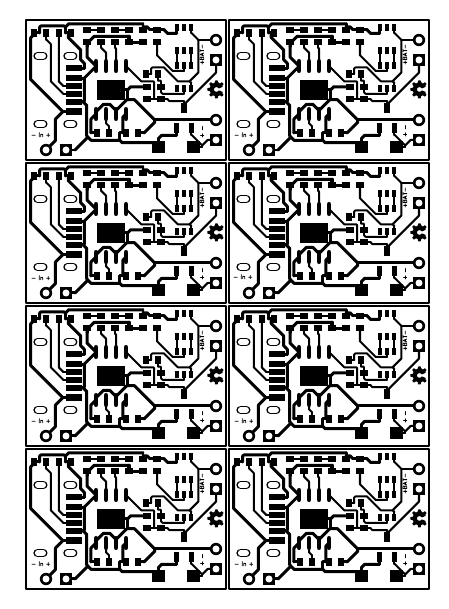
#> input picture samples/load_sharing_panelized.png, 449 x 609 px
$ python png2stl.py samples/load_sharing_panelized.png 100
#> lines starting #> are read from the running program, lines starting #| are printed output that depends on the picture; after the words box and inside, x2 and y2 are one past the last pixel; in counts of white or black regions, pixels touching at a corner belong together
#> further down, img is the input picture: shape (609, 449, 3); min 0, max 255, mean 183.8
from pathlib import PurePath
from skimage import measure
from stl import mesh
import numpy as np
import argparse
import cv2
import os


def get_local_folder():
    """
    Returns the PurePath of the project folder
    """

    try:
        return PurePath(os.path.dirname(os.path.realpath(__file__)))  # py
    except NameError:
        pass
    return os.path.abspath("")  # ipynb


def _unpad(x, pad_width):
    slices = []
    for c in pad_width:
        e = None if c[1] == 0 else -c[1]
        slices.append(slice(c[0], e))
    return x[tuple(slices)]


def preprocess (image, extrude_black=True, hmirror=False, vmirror=True, threshold=255//2):
    """
    Prepares the image for the conversion

    Attributes
    ----------
    image: np.array
        Numpy array containing an rgb image

    extrude_black: bool
        Input images usually are black (traces) on white (non-conductive surface);
        the marching cube algorithm considers False as no data and True as a region
        to extrude; by default, if a pixel is above the threshold it means it is
        white so we set it to True (extruded) and the black area is set to False;
        if extrude_black is True we need to invert the image in order to extrude
        blacks instead

    hmirror: bool
        True if we have to horizontally mirror the image

    vmirror: bool
        True if we have to vertically mirror the image; this needs to be done
        in order to successfully print a circuit with a SLA printer

    Returns
    -------
    The preprocessed image ready to be converted to a 3d object

    Throws
    ------
    ValueError
        if the input is not a suitable numpy array
    """
#> called with extrude_black = True, hmirror = False, vmirror = True, threshold = 127

    if len(image.shape) < 2 or len(image.shape) > 3:
        raise ValueError(f'Invalid shape [{image.shape}] for image array')

    # grayscale the image
    if len(image.shape) == 3:
        image = np.mean(image, axis=2, dtype=int)
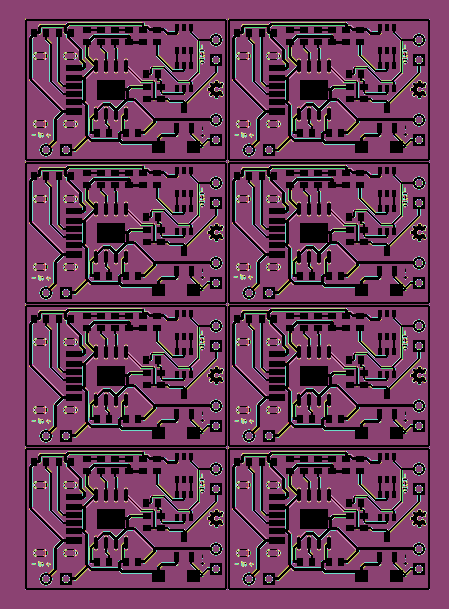
#> image: shape (609, 449) int64; 71 distinct labels, from 0 to 255; one colour per label, 0 black

    # threshold the image so that we end up with only two colors, black and white
    image = image > threshold
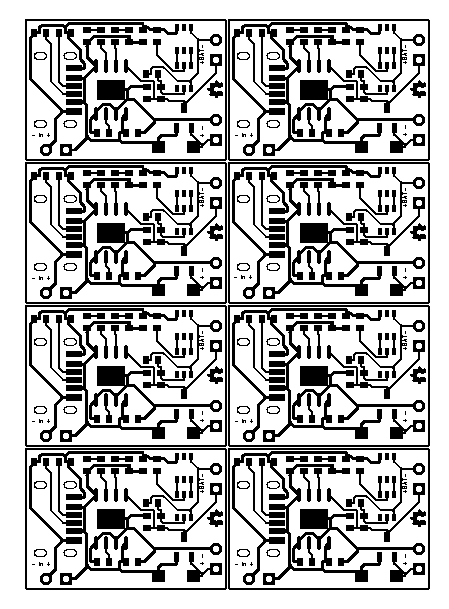
#> image: shape (609, 449) bool; 72.4% white; 264 black regions (56 under 20 px), largest, box (x1, y1, x2, y2) and area: (60, 178, 179, 299) 1664, (263, 178, 382, 299) 1664, (60, 321, 179, 442) 1664

    # import matplotlib.pyplot as plt
    # plt.imshow(image)

    # pdfs generated by cad softwares often come with a border;
    # suppose the border is defined by the first value encountered;
    # as soon as another value is found, the image starts

    top_padding = 0
    while len(np.unique(image[top_padding])) == 1:
        top_padding += 1
#> this loop made 19 passes
#> after the loop, top_padding = 19

    bottom_padding = 0
    while len(np.unique(image[-bottom_padding])) == 1:
        bottom_padding += 1
#> this loop made 20 passes
#> after the loop, bottom_padding = 20

    left_padding = 0
    while len(np.unique(image[:, left_padding])) == 1:
        left_padding += 1
#> this loop made 25 passes
#> after the loop, left_padding = 25

    right_padding = 0
    while len(np.unique(image[:, -right_padding])) == 1:
        right_padding += 1
#> after the loop, right_padding = 20

    """
    # find top padding
    top_padding = -1
    previous_row_content = np.unique(image[0])
    for i in range(1, len(image)):
        current_row_content = np.unique(image[i])
        if not np.array_equal(current_row_content, previous_row_content):
            break
        previous_row_content = current_row_content
        top_padding += 1

    # find bottom padding
    bottom_padding = -1
    previous_row_content = np.unique(image[-1])
    for i in range(len(image) - 1, 0, -1):
        current_row_content = np.unique(image[i])
        if not np.array_equal(current_row_content, previous_row_content):
            break
        previous_row_content = current_row_content
        bottom_padding += 1

    # find left padding
    left_padding = -1
    previous_col_content = np.unique(image[:, 0])
    for i in range(1, len(image[0])):
        current_col_content = np.unique(image[:, i])
        if not np.array_equal(current_col_content, previous_col_content):
            break
        previous_col_content = current_col_content
        left_padding += 1

    # find right padding
    right_padding = -1
    previous_col_content = np.unique(image[:, -1])
    for i in range(len(image[0]) - 1, 1, -1):
        current_col_content = np.unique(image[:, i])
        if not np.array_equal(current_col_content, previous_col_content):
            break
        previous_col_content = current_col_content
        right_padding += 1
    """

    pad = ((top_padding, bottom_padding),(left_padding, right_padding))
#> pad = ((19, 20), (25, 20))

    # unpad
    image = _unpad(image, pad)
#> the loop in _unpad, `for c in pad_width:` made 2 passes
#> (c, e) on passes 1 to 2: ((19, 20), -20), ((25, 20), -20)
#> after the loop in _unpad, `for c in pad_width:`: slices = 2 items
#> in _unpad, `return x[tuple(slices)]`:
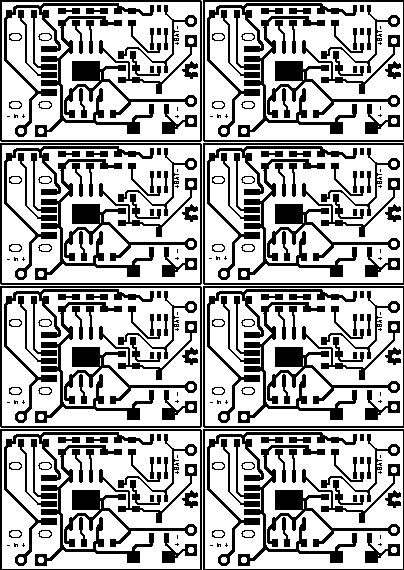
#> returned value: shape (570, 404) bool; 67.6% white; 264 black regions (56 under 20 px), largest, box (x1, y1, x2, y2) and area: (35, 159, 154, 280) 1664, (238, 159, 357, 280) 1664, (35, 302, 154, 423) 1664

    # the marching cube algorithm considers False as no data and True as a region
    # to extrude; by default, if a pixel is above the threshold it means it is
    # white so we set it to True and the black area is set to False;
    # if extrude_black is True we need to invert the image.
    # This makes sense to me, but for some reason it is the opposite, so there you
    # have a not in front of extrude_black, hope you like it
    if not extrude_black:
        image = ~image

    """
    import matplotlib.pyplot as plt
    import matplotlib.patches as mpatches

    fig, ax = plt.subplots()

    # plot the boolean mask with different colors for True and False
    true_patch = mpatches.Patch(color='black', label='True')
    false_patch = mpatches.Patch(color='white', label='False')
    legend_handles = [true_patch, false_patch]

    # plot the mask alongside a legend
    ax.imshow(image, cmap='binary')  # in the binary color map, True is black and False is white
    ax.legend(handles=legend_handles, loc='upper right')

    plt.show()
    """

    if hmirror:
        image = np.flip(image, 0)

    if vmirror:
        image = np.flip(image, 1)
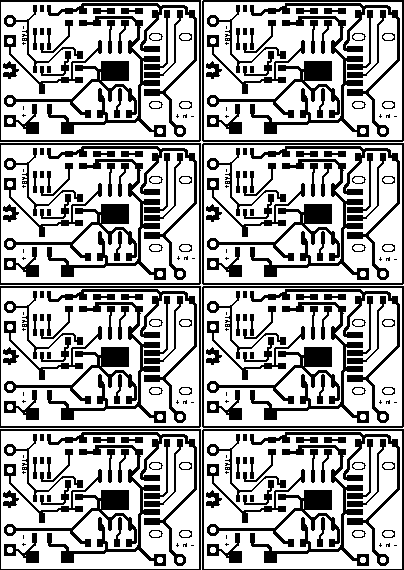
#> image: shape (570, 404) bool; 67.6% white; 264 black regions (56 under 20 px), largest, box (x1, y1, x2, y2) and area: (47, 159, 166, 280) 1664, (250, 159, 369, 280) 1664, (47, 302, 166, 423) 1664

    return image


def numpy_to_stl(mask, output_shape):
    """
    Converts the 3d mask into a 3d object using the marching cube
    algorithm. The 3d object will have the dimensions specified
    by the output_shape parameter (mm).

    Attributes
    ----------
    mask: np.array
        2d nunpy array to erode into a 3d stl object

    output_shape: int tuple
        size in mm of the output 3d object

    Returns
    -------
    The 3d stl object
    """

#> (the run stopped early here; a loop or call above may not have finished)
